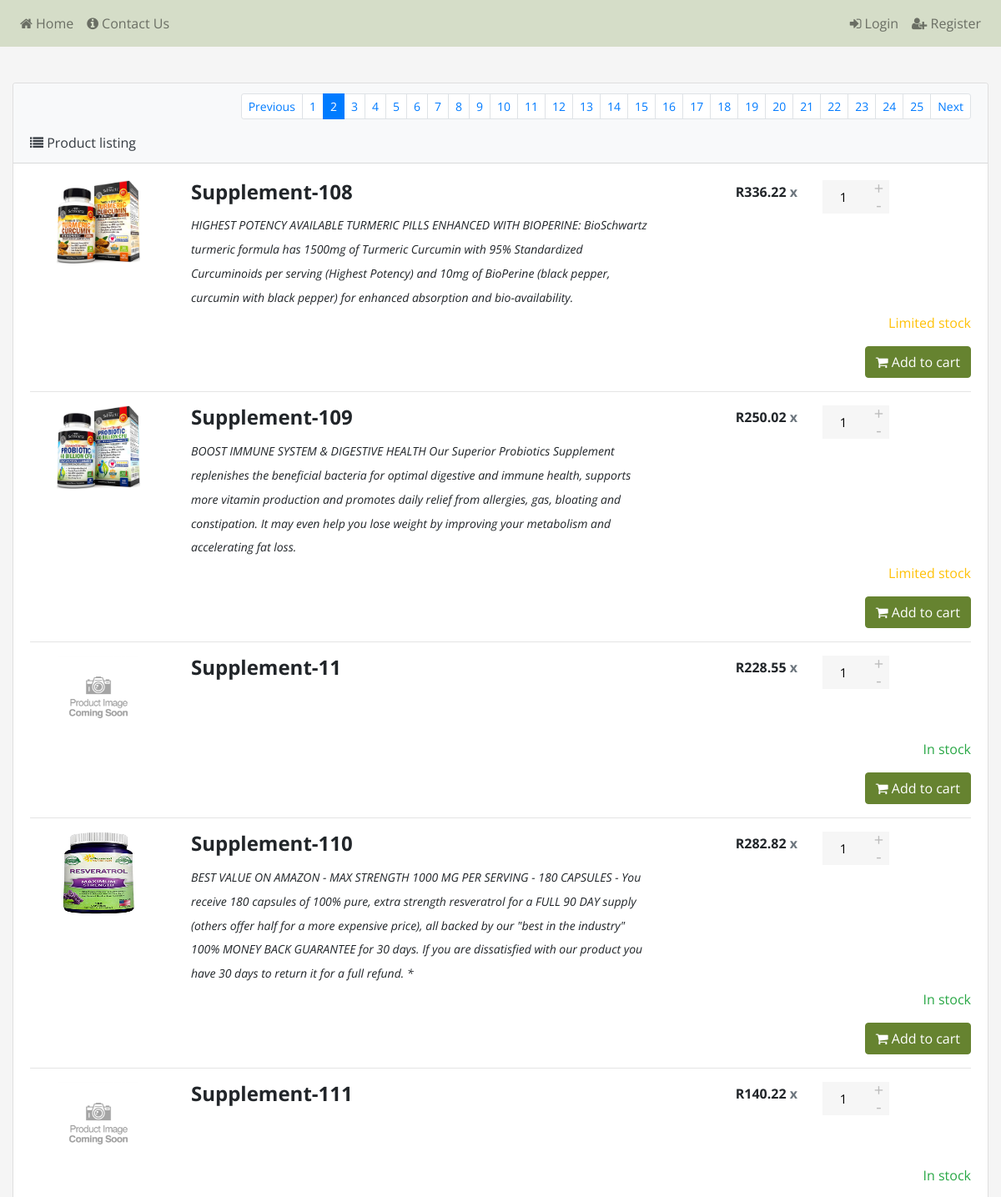
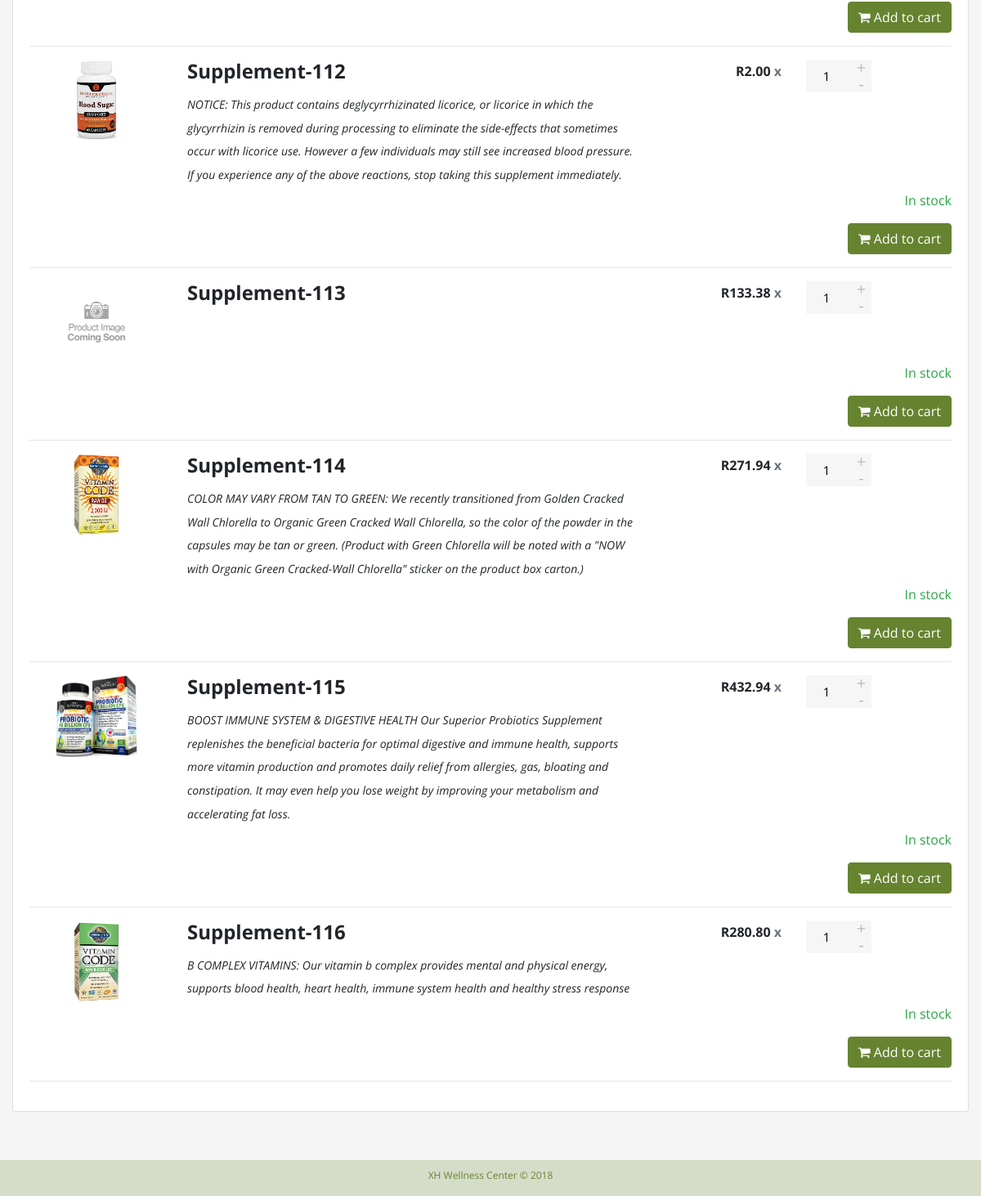
The page /products.php?page=2 on the database its author committed (2 pictures, top to bottom).
### tables this page shows
CREATE TABLE `supplements` (
  `supplement_id` varchar(50) NOT NULL,
  `description_id` int(11) UNSIGNED DEFAULT NULL,
  `cost_excl` decimal(13,2) NOT NULL,
  `cost_incl` decimal(13,2) NOT NULL,
  `perc_inc` decimal(13,2) NOT NULL,
  `cost_client` decimal(13,2) NOT NULL,
  `supplier_id` int(11) UNSIGNED DEFAULT NULL,
  `min_levels` int(11) NOT NULL,
  `stock_levels` int(11) NOT NULL,
  `nappi_code` varchar(255) NOT NULL
);

CREATE TABLE `supplement_descriptions` (
  `description_id` int(11) UNSIGNED NOT NULL,
  `supplement_description` varchar(255) NOT NULL,
  `long_description` text NOT NULL,
  `img_path` varchar(255) NOT NULL
);

### classes/Database.php (called while the page is built, shortened)
<?php
class Database {
    private $host = DB_HOST;
    private $user = DB_USER;
    private $pass = DB_PASS;
    private $dbname = DB_NAME;
    private $dbh;
    public function __construct() {
        $dsn = 'mysql:host=' . $this->host . ';dbname=' . $this->dbname;
        $options = array(
            PDO::ATTR_PERSISTENT => true,
            PDO::ATTR_ERRMODE => PDO::ERRMODE_EXCEPTION
        );
        try {
            $this->dbh = new PDO($dsn, $this->user, $this->pass, $options);
        } catch(PDOException $e) {
            $this->error = $e->getMessage();
        }
    }
    public function query($query) {
        $this->stmt = $this->dbh->prepare($query);
    }
    public function bind($param, $value, $type = null) {
        if (is_null($type)) {
            switch (true) {
                case is_int($value):
                    $type = PDO::PARAM_INT;
                    break;
                default:
                    $type = PDO::PARAM_STR;
            }
        }
        $this->stmt->bindValue($param, $value, $type);
    }
    public function execute() {
        return $this->stmt->execute();
    }
    public function resultset() {
        $this->execute();
        return $this->stmt->fetchAll(PDO::FETCH_ASSOC);
    }
    public function single() {
        $this->execute();
        return $this->stmt->fetch(PDO::FETCH_ASSOC);
    }
}
?>

### controller/product_controller.php (called while the page is built, shortened)
<?php
require_once('classes/Product.php');
function getProducts($start_from, $limit_val) {
    $database = new Database();
    $database->query('SELECT supplement_id FROM supplements ORDER BY supplement_id ASC LIMIT :start_from, :limit_val');
    $database->bind(':start_from', $start_from);
    $database->bind(':limit_val', $limit_val);
    $data = $database->resultset();
    if (!empty($data)) {
        foreach ($data as $value) {
            $product = new Product($value['supplement_id']);
            $array[] = $product->get_product_card();
        }
    }
    return $array;
}
function getProductsTotal() {
    $database = new Database();
    $database->query('SELECT COUNT(supplement_id) AS total_supplements FROM supplements');
    $row = $database->single();
    if (!empty($row)) {
       return $row['total_supplements'];
    }
}
?>

### classes/Product.php (called while the page is built, shortened)
<?php
require_once('Database.php');
class Product {
    protected $supplement_id, $description, $long_description, $cost_excl, $cost_incl, $perc_inc;
    protected $cost_client, $supplier_id, $min_levels, $stock_levels, $nappi_code, $product_img;
    protected $database;
    public function __construct($supplement_id = null) {
        $this->database = new Database();
        if (!is_null($supplement_id)) {
            $this->set_product_data($supplement_id);
        }
    }
    private function set_product_data($supplement_id) {
        $this->database->query('SELECT * FROM supplements INNER JOIN supplement_descriptions on supplements.description_id = supplement_descriptions.description_id WHERE supplement_id = :supplement_id');
        $this->database->bind(':supplement_id', $supplement_id);
        $row = $this->database->single();
        if (!empty($row)) {
            $this->supplement_id = $row['supplement_id'];
            $this->description = $row['supplement_description'];
            $this->long_description = $row['long_description'];
            $this->cost_client = $row['cost_client'];
            $this->stock_levels = $row['stock_levels'];
            $this->product_img = $row['img_path'];
        } else {
            $this->database->query('SELECT * FROM supplements WHERE supplement_id = :supplement_id');
            $this->database->bind(':supplement_id', $supplement_id);
            $row = $this->database->single();
            if (!empty($row)) {
                $this->supplement_id = $row['supplement_id'];
                $this->cost_client = $row['cost_client'];
                $this->stock_levels = $row['stock_levels'];
                $this->product_img = 'assets/img/products/no_img.png';
            }
        }
    }
    public function get_supplement_id() {
        return $this->supplement_id;
    }
    public function get_description() {
        return $this->description;
    }
    public function get_long_description() {
        return $this->long_description;
    }
    public function get_cost_client() {
        return $this->cost_client;
    }
    public function get_stock_levels() {
        return $this->stock_levels;
    }
    public function get_product_img() {
        return $this->product_img;
    }
    public function get_product_card() {
        $stock_level = $this->get_stock_levels();
        if ($stock_level > 0 && $stock_level <= 10) {
            $stock_status = 'Limited stock';
            $stock_style = 'text-warning';
        } else if ($stock_level > 10) {
            $stock_status = 'In stock';
            $stock_style = 'text-success';
        } else {
            $stock_status = 'Out of stock';
            $stock_style = 'text-danger';
        }
        $product_card = [
            "supplement_id" => $this->get_supplement_id(),
            "long_description" => $this->get_long_description(),
            "stock_status" => $stock_status,
            "stock_style" => $stock_style,
            "cost" => 'R' . number_format($this->get_cost_client(), 2, '.', ' '),
            "description" => $this->get_description(),
            "img" => $this->get_product_img()
        ];
        return $product_card;
    }
}
?>

### products.php (the view, shortened to what this page needs)
<?php
require_once($_SERVER["DOCUMENT_ROOT"] .'/xpress_health/controller/product_controller.php');
$limit = 10;
$page = (isset($_GET["page"])) ? $_GET["page"] : 1 ;
$start_from = ($page-1) * $limit;
$products = getProducts($start_from, $limit);
$products_total = getProductsTotal();
$total_pages = ceil($products_total / $limit);
?>
<!DOCTYPE html>
<html lang="en">
  <head>
    <link rel="stylesheet" href="https://stackpath.bootstrapcdn.com/bootstrap/4.1.2/css/bootstrap.min.css">
    <link href="https://stackpath.bootstrapcdn.com/font-awesome/4.7.0/css/font-awesome.min.css" rel="stylesheet">
    <link href="assets/libraries/noty/lib/noty.css" rel="stylesheet">
    <link rel="stylesheet"  href="assets/libraries/noty/lib/themes/bootstrap-v4.css" />
    <link rel="stylesheet" href="assets/css/style.css">
    <link rel="stylesheet" href="assets/css/product.css">
  </head>
  <body>
    <nav class="navbar navbar-expand-lg fixed-top navbar-light">
      <div class="collapse navbar-collapse" id="navbarToggler">
        <ul class="navbar-nav mr-auto mt-2 mt-lg-0">
          <li class="nav-item">
            <a class="nav-link" href="index.php"><i class="fa fa-home"></i> Home</a>
          </li>
          <li class="nav-item">
            <a class="nav-link" href="contact.html"><i class="fa fa-info-circle"></i> Contact Us</a>
          </li>
        </ul>
        <ul class="navbar-nav mr-right mt-2 mt-lg-0">
          <?php if (!isset($_SESSION['client_name'])) { ?>
            <li class="nav-item">
              <a class="nav-link" href="login.html"><i class="fa fa-sign-in"></i> Login</a>
            </li>
            <li class="nav-item">
              <a class="nav-link" href="register.html"><i class="fa fa-user-plus"></i> Register</a>
            </li>
          <?php } ?>
        </ul>
      </div>
    </nav>
    <div class="container-fluid">
      <div class="card shopping-cart">
        <div class="card-header bg-light text-dark">
        <nav class="pagination-bar">
          <ul class="pagination justify-content-end pagination-sm">
            <?php if ($page > 1) { ?>
              <li class="page-item">
                <a class="page-link" href="products.php?page=<?php echo $page - 1 ?>" tabindex="-1">Previous</a>
              </li>
            <?php } else { ?>
              <li class="page-item disabled">
                <a class="page-link" href="#" tabindex="-1">Previous</a>
              </li>
            <?php } ?>
            <?php for ($i=1; $i<=$total_pages; $i++) : ?>
                <?php if ($i == $page) { ?>
                  <li class="page-item active"><a class="page-link" href="products.php?page=<?php echo $i ?>"><?php echo $i ?></a></li>
                <?php } else { ?>
                  <li class="page-item"><a class="page-link" href="products.php?page=<?php echo $i ?>"><?php echo $i ?></a></li>
                <?php } ?>
            <?php endfor; ?>
            <?php if ($page < $total_pages) { ?>
              <li class="page-item">
                <a class="page-link" href="products.php?page=<?php echo $page + 1 ?>">Next</a>
              </li>
            <?php } else { ?>
              <li class="page-item disabled">
                <a class="page-link" href="#">Next</a>
              </li>
            <?php } ?>
          </ul>
        </nav>
          <i class="fa fa-list" aria-hidden="true"></i>
          Product listing
        </div>
        <div class="card-body">
          <?php
            if (isset($products) && count($products) > 0) {
              foreach ($products as $product) :
          ?>
                <div class="row">
                  <div class="col-12 col-sm-12 col-md-2 text-center">
                    <img class="img-responsive" src="<?php echo $product['img'] ?>" alt="prewiew" width="100" height="100">
                  </div>
                  <div class="col-12 text-sm-center col-sm-12 text-md-left col-md-6">
                    <h4 class="product-name"><strong><?php echo $product['supplement_id'] ?></strong></h4>
                    <h4>
                        <small><?php echo htmlspecialchars($product['long_description']) ?></small>
                    </h4>
                  </div>
                  <div class="col-12 col-sm-12 text-sm-center col-md-4 text-md-right row">
                    <div class="col-3 col-sm-3 col-md-6 text-md-right" style="padding-top: 5px">
                      <h6><strong><?php echo $product['cost'] ?> <span class="text-muted">x</span></strong></h6>
                    </div>
                    <div class="col-4 col-sm-4 col-md-4">
                      <div class="quantity">
                        <input type="button" value="+" class="plus" onclick="add_qty('<?php echo $product['supplement_id'] ?>')">
                        <input type="number" step="1" max="99" min="1" id="<?php echo $product['supplement_id'].'_qty' ?>" value="1" title="Qty" class="qty"
                              size="4" readonly>
                        <input type="button" value="-" class="minus" onclick="remove_qty('<?php echo $product['supplement_id'] ?>')">
                      </div>
                    </div>
                  </div>
                </div>
                <div class="row">
                  <div class="col-6"></div>
                  <div class="col-6 col-sm-6 col-md-6 text-md-right">
                      <div class="<?php echo $product['stock_style'] ?>">
                        <p><?php echo $product['stock_status'] ?></p>
                      </div>
                      <div class="text-right">
                        <?php if ($product['stock_status'] != 'Out of stock') { ?>
                          <a href="#" onclick="buy('<?php echo $product['supplement_id'] ?>');return false;" class="btn btn-success" title="Buy"><i class="fa fa-shopping-cart"></i> Add to cart</a>
                        <?php } else { ?>
                          <a href="#" disabled class="btn btn-success" title="Buy"><i class="fa fa-shopping-cart"></i> Add to cart</a>
                        <?php } ?>
                      </div>
                  </div>
                </div>
                <hr>
          <?php
              endforeach;
          ?>
        </div>
        <?php } else { ?>
            <h4 class="empty_cart">No products found</h4>
        <?php } ?>
      </div>
    </div>
    <footer>
      <div class="container text-center">
        <div class="row">
          <div class="col-12">
            <p>XH Wellness Center &copy; 2018</p>
          </div>
        </div>
      </div>
    </footer>
  </body>
</html>

### assets/css/style.css (style rules this page uses)
html, body { height: 100%; font-family: 'Open Sans', sans-serif; }
nav { background-color: #D5DDC8 !important; }
footer { padding-top: 10px; font-size: 12px; background-color: #D5DDC8; color: #668330; }
.btn-success { background-color: #668330; border-color: #668330; }

### assets/css/product.css (style rules this page uses)
html, body { height: 100%; }
body { padding-top: 40px; padding-bottom: 40px; background-color: #f5f5f5; }
.quantity { float: left; margin-right: 15px; background-color: #eee; position: relative; width: 80px; overflow: hidden }
.quantity input { margin: 0; text-align: center; width: 15px; height: 15px; padding: 0; float: right; color: #000; font-size: 20px; border: 0; outline: 0; background-color: #F6F6F6 }
.quantity input.qty { position: relative; border: 0; width: 100%; height: 40px; padding: 10px 25px 10px 10px; text-align: center; font-weight: 400; font-size: 15px; border-radius: 0; background-clip: padding-box }
.quantity .minus, .quantity .plus { line-height: 0; background-clip: padding-box; -webkit-border-radius: 0; -moz-border-radius: 0; border-radius: 0; -webkit-background-size: 6px 30px; -moz-background-size: 6px 30px; color: #bbb; font-size: 20px; position: absolute; height: 50%; border: 0; right: 0; padding: 0; width: 25px; z-index: 3 }
.quantity .minus { bottom: 0 }
.shopping-cart { margin-top: 5%; margin-bottom: 5%; }
small { font-size: 14px; font-style: oblique; }
.pagination-bar { background-color: inherit !important; }

### rows shown on the page
supplements: description.img_path (picture), supplement_id "Supplement-108", description.long_description "HIGHEST POTENCY AVAILABLE TURMERIC PILLS ENHANCED WITH BIOPERINE: BioSchwartz turmeric formula has 1500mg of Turmeric Curcumin with 95% Standardized Curcuminoids per serving (Highest Potency) and 10mg of BioPerine (black pepper, curcumin with black pepper) for enhanced absorption and bio-availability.", cost "R336.22", stock_status "Limited stock"
supplements: description.img_path (picture), supplement_id "Supplement-109", description.long_description "BOOST IMMUNE SYSTEM & DIGESTIVE HEALTH Our Superior Probiotics Supplement replenishes the beneficial bacteria for optimal digestive and immune health, supports more vitamin production and promotes daily relief from allergies, gas, bloating and constipation. It may even help you lose weight by improving your metabolism and accelerating fat loss.", cost "R250.02", stock_status "Limited stock"
supplements: description.img_path (picture), supplement_id "Supplement-110", description.long_description "BEST VALUE ON AMAZON - MAX STRENGTH 1000 MG PER SERVING - 180 CAPSULES - You receive 180 capsules of 100% pure, extra strength resveratrol for a FULL 90 DAY supply (others offer half for a more expensive price), all backed by our \"best in the industry\" 100% MONEY BACK GUARANTEE for 30 days. If you are dissatisfied with our product you have 30 days to return it for a full refund. *", cost "R282.82", stock_status "In stock"
supplements: description.img_path (picture), supplement_id "Supplement-112", description.long_description "NOTICE: This product contains deglycyrrhizinated licorice, or licorice in which the glycyrrhizin is removed during processing to eliminate the side-effects that sometimes occur with licorice use. However a few individuals may still see increased blood pressure. If you experience any of the above reactions, stop taking this supplement immediately.", cost "R2.00", stock_status "In stock"
supplements: description.img_path (picture), supplement_id "Supplement-114", description.long_description "COLOR MAY VARY FROM TAN TO GREEN: We recently transitioned from Golden Cracked Wall Chlorella to Organic Green Cracked Wall Chlorella, so the color of the powder in the capsules may be tan or green. (Product with Green Chlorella will be noted with a \"NOW with Organic Green Cracked-Wall Chlorella\" sticker on the product box carton.)", cost "R271.94", stock_status "In stock"
supplements: description.img_path (picture), supplement_id "Supplement-115", description.long_description "BOOST IMMUNE SYSTEM & DIGESTIVE HEALTH Our Superior Probiotics Supplement replenishes the beneficial bacteria for optimal digestive and immune health, supports more vitamin production and promotes daily relief from allergies, gas, bloating and constipation. It may even help you lose weight by improving your metabolism and accelerating fat loss.", cost "R432.94", stock_status "In stock"
supplements: description.img_path (picture), supplement_id "Supplement-116", description.long_description "B COMPLEX VITAMINS: Our vitamin b complex provides mental and physical energy, supports blood health, heart health, immune system health and healthy stress response", cost "R280.80", stock_status "In stock"

### other values the page prints
$product['supplement_id'] "Supplement-11"
$product['cost'] "R228.55"
$product['stock_status'] "In stock"
$product['supplement_id'] "Supplement-111"
$product['cost'] "R140.22"
$product['supplement_id'] "Supplement-113"
$product['cost'] "R133.38"
